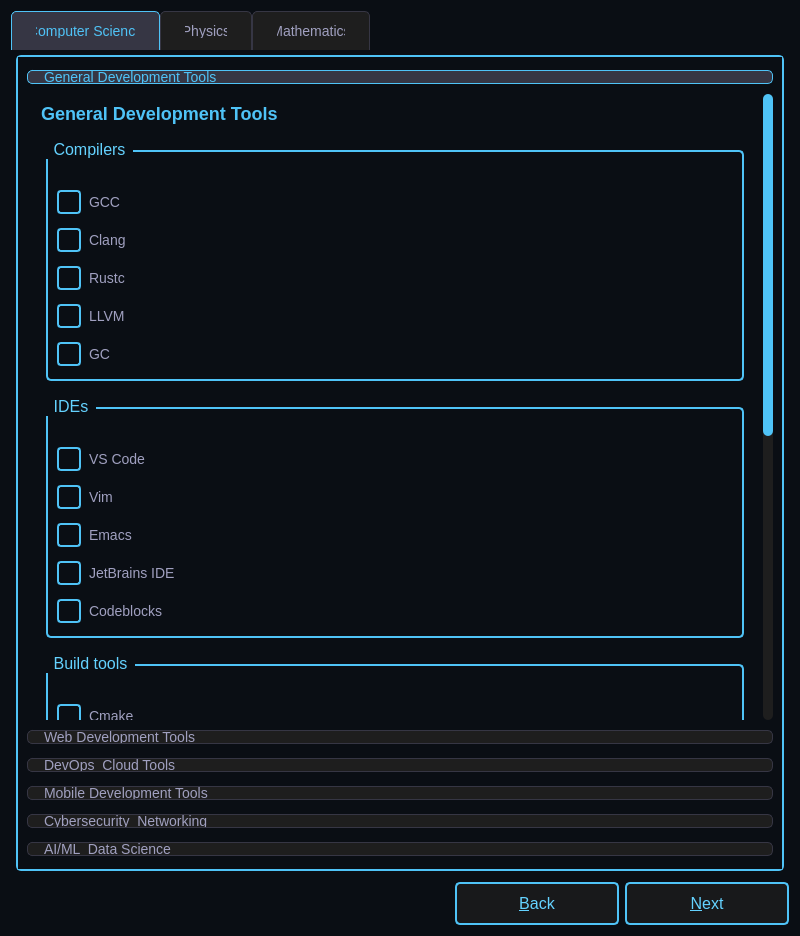
<?xml version="1.0" encoding="UTF-8"?>
<ui version="4.0">
 <class>Packages</class>
 <widget class="QWidget" name="Packages">
  <property name="geometry">
   <rect>
    <x>0</x>
    <y>0</y>
    <width>800</width>
    <height>936</height>
   </rect>
  </property>
  <property name="windowTitle">
   <string>Package Selection</string>
  </property>
  <property name="styleSheet">
   <string notr="true">
    /* Base Styles */
    QWidget {
        background-color: #0a0e14;
        color: #ffffff;
        font-family: 'SpaceMono Nerd Font';
    }
    
    /* Tab Widget */
    QTabWidget::pane {
        border: 2px solid #4fc3f7;
        border-radius: 5px;
        margin: 5px;
    }
    QTabBar::tab {
        background: #1e1e1e;
        color: #a0a0c0;
        padding: 12px 24px;
        border: 1px solid #363644;
        border-bottom: none;
        border-top-left-radius: 5px;
        border-top-right-radius: 5px;
        font-size: 14px;
    }
    QTabBar::tab:selected {
        background: #363644;
        color: #4fc3f7;
        border-color: #4fc3f7;
    }
    QTabBar::tab:hover {
        background: #2d2d39;
    }
    
    /* Group Boxes */
    QGroupBox {
        color: #64d2ff;
        font-size: 16px;
        border: 2px solid #4fc3f7;
        border-radius: 5px;
        margin: 10px;
        padding-top: 25px;
    }
    QGroupBox::title {
        subcontrol-origin: margin;
        left: 10px;
        padding: 0 5px;
    }
    
    /* Checkboxes */
    QCheckBox {
        color: #a0a0c0;
        spacing: 8px;
        font-size: 14px;
        margin: 4px 0;
    }
    QCheckBox::indicator {
        width: 20px;
        height: 20px;
        border: 2px solid #4fc3f7;
        border-radius: 4px;
    }
    QCheckBox::indicator:checked {
        background-color: #4fc3f7;
    }
    QCheckBox:hover {
        color: #ffffff;
    }
    
    /* Tool Box */
    QToolBox::tab {
        background: #1e1e1e;
        color: #a0a0c0;
        padding: 12px;
        border: 1px solid #363644;
        border-radius: 5px;
        margin: 4px 0;
        font-size: 14px;
    }
    QToolBox::tab:selected {
        background: #363644;
        color: #4fc3f7;
        border-color: #4fc3f7;
    }
    QToolBox::tab:hover {
        background: #2d2d39;
    }
    
    /* Scroll Bars */
    QScrollBar:vertical {
        background: #1e1e1e;
        width: 10px;
        border-radius: 5px;
    }
    QScrollBar::handle:vertical {
        background: #4fc3f7;
        min-height: 20px;
        border-radius: 5px;
    }
    QScrollBar::add-line:vertical, QScrollBar::sub-line:vertical {
        border: none;
        background: none;
    }
    
    /* Buttons */
    QPushButton {
        color: #64d2ff;
        background-color: rgba(30, 30, 30, 0.7);
        border: 2px solid #4fc3f7;
        border-radius: 5px;
        padding: 10px 30px;
        font-size: 16px;
        min-width: 100px;
    }
    QPushButton:hover {
        background-color: rgba(79, 195, 247, 0.2);
    }
    QPushButton:pressed {
        background-color: rgba(79, 195, 247, 0.4);
    }
   </string>
  </property>
  <layout class="QVBoxLayout" name="verticalLayout">
   <item>
    <widget class="QTabWidget" name="tabWidget">
     <property name="currentIndex">
      <number>0</number>
     </property>
     <widget class="QWidget" name="tabComputerScience">
      <attribute name="title">
       <string>Computer Science</string>
      </attribute>
      <layout class="QVBoxLayout" name="verticalLayout_CS">
       <item>
        <widget class="QToolBox" name="toolBoxCS">
         <property name="styleSheet">
          <string notr="true">
           QToolBox &gt; QWidget {
               background: #1e1e1e;
               padding: 10px;
               border: 1px solid #363644;
               border-radius: 5px;
              
           }
          </string>
         </property>
         <widget class="QWidget" name="pageGeneralDev">
          <property name="geometry">
           <rect>
            <x>0</x>
            <y>-164</y>
            <width>718</width>
            <height>1150</height>
           </rect>
          </property>
          <attribute name="label">
           <string>General Development Tools</string>
          </attribute>
          <layout class="QVBoxLayout" name="verticalLayout_GeneralDev">
           <item>
            <widget class="QLabel" name="lblGeneralDevTitle">
             <property name="styleSheet">
              <string notr="true">font-size: 18px; color: #4fc3f7; font-weight: bold; margin-bottom: 10px;</string>
             </property>
             <property name="text">
              <string>General Development Tools</string>
             </property>
            </widget>
           </item>
           <item>
            <widget class="QGroupBox" name="groupCompilers">
             <property name="title">
              <string>Compilers</string>
             </property>
             <layout class="QVBoxLayout" name="verticalLayout_Compilers">
              <item>
               <widget class="QCheckBox" name="chkGCC">
                <property name="text">
                 <string>GCC</string>
                </property>
               </widget>
              </item>
              <item>
               <widget class="QCheckBox" name="chkClang">
                <property name="text">
                 <string>Clang</string>
                </property>
               </widget>
              </item>
              <item>
               <widget class="QCheckBox" name="chkRust">
                <property name="text">
                 <string>Rustc</string>
                </property>
               </widget>
              </item>
              <item>
               <widget class="QCheckBox" name="chkllvm">
                <property name="text">
                 <string>LLVM</string>
                </property>
               </widget>
              </item>
              <item>
               <widget class="QCheckBox" name="chkgc">
                <property name="text">
                 <string>GC</string>
                </property>
               </widget>
              </item>
             </layout>
            </widget>
           </item>
           <item>
            <widget class="QGroupBox" name="groupIDEs">
             <property name="title">
              <string>IDEs</string>
             </property>
             <layout class="QVBoxLayout" name="verticalLayout_IDEs">
              <item>
               <widget class="QCheckBox" name="chkVSCode">
                <property name="text">
                 <string>VS Code</string>
                </property>
               </widget>
              </item>
              <item>
               <widget class="QCheckBox" name="chkVim">
                <property name="text">
                 <string>Vim</string>
                </property>
               </widget>
              </item>
              <item>
               <widget class="QCheckBox" name="chkEmacs">
                <property name="text">
                 <string>Emacs</string>
                </property>
               </widget>
              </item>
              <item>
               <widget class="QCheckBox" name="chkJetBrains">
                <property name="text">
                 <string>JetBrains IDE</string>
                </property>
               </widget>
              </item>
              <item>
               <widget class="QCheckBox" name="chkcodeblock">
                <property name="text">
                 <string>Codeblocks</string>
                </property>
               </widget>
              </item>
             </layout>
            </widget>
           </item>
           <item>
            <widget class="QGroupBox" name="groupBuildtools">
             <property name="title">
              <string>Build tools</string>
             </property>
             <layout class="QVBoxLayout" name="verticalLayout_Buildtools">
              <item>
               <widget class="QCheckBox" name="chkCmake">
                <property name="text">
                 <string>Cmake</string>
                </property>
               </widget>
              </item>
              <item>
               <widget class="QCheckBox" name="chkMake">
                <property name="text">
                 <string>Make</string>
                </property>
               </widget>
              </item>
              <item>
               <widget class="QCheckBox" name="chkNinja">
                <property name="text">
                 <string>Ninja</string>
                </property>
               </widget>
              </item>
              <item>
               <widget class="QCheckBox" name="chkMeson">
                <property name="text">
                 <string>Meson</string>
                </property>
               </widget>
              </item>
             </layout>
            </widget>
           </item>
           <item>
            <widget class="QGroupBox" name="groupVersionControl">
             <property name="title">
              <string>Version Control and Repository Management Tools</string>
             </property>
             <layout class="QVBoxLayout" name="verticalLayout_VersionControl">
              <item>
               <widget class="QCheckBox" name="chkgit">
                <property name="text">
                 <string>Git</string>
                </property>
               </widget>
              </item>
              <item>
               <widget class="QCheckBox" name="chkGithubCLI">
                <property name="text">
                 <string>Github CLI</string>
                </property>
               </widget>
              </item>
              <item>
               <widget class="QCheckBox" name="chkGitlabCLI">
                <property name="text">
                 <string>Gitlab CLI</string>
                </property>
               </widget>
              </item>
             </layout>
            </widget>
           </item>
           <item>
            <widget class="QGroupBox" name="groupDebugging">
             <property name="title">
              <string>Debugging tools</string>
             </property>
             <layout class="QVBoxLayout" name="verticalLayout_Debuggingtools">
              <item>
               <widget class="QCheckBox" name="chkgdb">
                <property name="text">
                 <string>GDB</string>
                </property>
               </widget>
              </item>
              <item>
               <widget class="QCheckBox" name="chkValgrind">
                <property name="text">
                 <string>Valgrind</string>
                </property>
               </widget>
              </item>
              <item>
               <widget class="QCheckBox" name="chkStrace">
                <property name="text">
                 <string>Strace</string>
                </property>
               </widget>
              </item>
             </layout>
            </widget>
           </item>
          </layout>
         </widget>
         <widget class="QWidget" name="pageWebDev">
          <property name="geometry">
           <rect>
            <x>0</x>
            <y>-83</y>
            <width>718</width>
            <height>1045</height>
           </rect>
          </property>
          <attribute name="label">
           <string>Web Development Tools</string>
          </attribute>
          <layout class="QVBoxLayout" name="verticalLayout_WebDev">
           <item>
            <widget class="QLabel" name="lblGeneralDevTitle">
             <property name="styleSheet">
              <string notr="true">font-size: 18px; color: #4fc3f7; font-weight: bold; margin-bottom: 10px;</string>
             </property>
             <property name="text">
              <string>Web Development Tools</string>
             </property>
            </widget>
           </item>
           <item>
            <widget class="QGroupBox" name="groupLanguage">
             <property name="title">
              <string>Language</string>
             </property>
             <layout class="QVBoxLayout" name="verticalLayout_Language">
              <item>
               <widget class="QCheckBox" name="chkJava">
                <property name="text">
                 <string>Java</string>
                </property>
               </widget>
              </item>
              <item>
               <widget class="QCheckBox" name="chkPHP">
                <property name="text">
                 <string>PHP</string>
                </property>
               </widget>
              </item>
              <item>
               <widget class="QCheckBox" name="chkPython3">
                <property name="text">
                 <string>Python 3</string>
                </property>
               </widget>
              </item>
              <item>
               <widget class="QCheckBox" name="chkGo">
                <property name="text">
                 <string>Go</string>
                </property>
               </widget>
              </item>
              <item>
               <widget class="QCheckBox" name="chkRustWeb">
                <property name="text">
                 <string>Rust</string>
                </property>
               </widget>
              </item>
             </layout>
            </widget>
           </item>
           <item>
            <widget class="QGroupBox" name="groupPackageManagers">
             <property name="title">
              <string>Package Managers</string>
             </property>
             <layout class="QVBoxLayout" name="verticalLayout_PackageManagers">
              <item>
               <widget class="QCheckBox" name="chkNpm">
                <property name="text">
                 <string>npm (for React, Node.js, Angular)</string>
                </property>
               </widget>
              </item>
              <item>
               <widget class="QCheckBox" name="chkPip">
                <property name="text">
                 <string>pip (for Django, Flask)</string>
                </property>
               </widget>
              </item>
              <item>
               <widget class="QCheckBox" name="chkPHPComposer">
                <property name="text">
                 <string>PHP Composer (for Laravel, Symfony)</string>
                </property>
               </widget>
              </item>
              <item>
               <widget class="QCheckBox" name="chkMaven">
                <property name="text">
                 <string>Maven (for Spring Boot)</string>
                </property>
               </widget>
              </item>
              <item>
               <widget class="QCheckBox" name="chkGin">
                <property name="text">
                 <string>Gin (for Gin Web Framework)</string>
                </property>
               </widget>
              </item>
              <item>
               <widget class="QCheckBox" name="chkCargo">
                <property name="text">
                 <string>Cargo (for Rust)</string>
                </property>
               </widget>
              </item>
              <item>
               <widget class="QCheckBox" name="chkRestfulAPI">
                <property name="text">
                 <string>Restful API Tools</string>
                </property>
               </widget>
              </item>
             </layout>
            </widget>
           </item>
           <item>
            <widget class="QGroupBox" name="groupTesting">
             <property name="title">
              <string>Testing</string>
             </property>
             <layout class="QVBoxLayout" name="verticalLayout_Testing">
              <item>
               <widget class="QCheckBox" name="chkSelenium">
                <property name="text">
                 <string>Selenium</string>
                </property>
               </widget>
              </item>
              <item>
               <widget class="QCheckBox" name="chkJest">
                <property name="text">
                 <string>Jest</string>
                </property>
               </widget>
              </item>
              <item>
               <widget class="QCheckBox" name="chkCypress">
                <property name="text">
                 <string>Cypress</string>
                </property>
               </widget>
              </item>
             </layout>
            </widget>
           </item>
           <item>
            <widget class="QGroupBox" name="groupDatabase">
             <property name="title">
              <string>Database</string>
             </property>
             <layout class="QVBoxLayout" name="verticalLayout_Database">
              <item>
               <widget class="QCheckBox" name="chkMySQL">
                <property name="text">
                 <string>MySQL</string>
                </property>
               </widget>
              </item>
              <item>
               <widget class="QCheckBox" name="chkMariaDB">
                <property name="text">
                 <string>MariaDB</string>
                </property>
               </widget>
              </item>
              <item>
               <widget class="QCheckBox" name="chkMongoDB">
                <property name="text">
                 <string>MongoDB</string>
                </property>
               </widget>
              </item>
              <item>
               <widget class="QCheckBox" name="chkSQLite">
                <property name="text">
                 <string>SQLite</string>
                </property>
               </widget>
              </item>
             </layout>
            </widget>
           </item>
          </layout>
         </widget>
         <widget class="QWidget" name="pageDevOpsCloud">
          <property name="geometry">
           <rect>
            <x>0</x>
            <y>0</y>
            <width>718</width>
            <height>779</height>
           </rect>
          </property>
          <attribute name="label">
           <string>DevOps &amp; Cloud Tools</string>
          </attribute>
          <layout class="QVBoxLayout" name="verticalLayout_DevOpsCloud">
           <item>
            <widget class="QLabel" name="lblDevOpsTitle">
             <property name="styleSheet">
              <string notr="true">font-size: 18px; color: #4fc3f7; font-weight: bold; margin-bottom: 10px;</string>
             </property>
             <property name="text">
              <string>DevOps &amp; Cloud Tools</string>
             </property>
            </widget>
           </item>
           <item>
            <widget class="QGroupBox" name="groupContainer">
             <property name="title">
              <string>Containers</string>
             </property>
             <layout class="QVBoxLayout" name="verticalLayout_Container">
              <item>
               <widget class="QCheckBox" name="chkDocker">
                <property name="text">
                 <string>Docker</string>
                </property>
               </widget>
              </item>
              <item>
               <widget class="QCheckBox" name="chkPodman">
                <property name="text">
                 <string>Podman</string>
                </property>
               </widget>
              </item>
              <item>
               <widget class="QCheckBox" name="chkKubernetes">
                <property name="text">
                 <string>Kubernetes</string>
                </property>
               </widget>
              </item>
             </layout>
            </widget>
           </item>
           <item>
            <widget class="QGroupBox" name="groupIac">
             <property name="title">
              <string>Infrastructure as Code (IaC)</string>
             </property>
             <layout class="QVBoxLayout" name="verticalLayout_Iac">
              <item>
               <widget class="QCheckBox" name="chkTerraform">
                <property name="text">
                 <string>Terraform</string>
                </property>
               </widget>
              </item>
              <item>
               <widget class="QCheckBox" name="chkAnsible">
                <property name="text">
                 <string>Ansible</string>
                </property>
               </widget>
              </item>
             </layout>
            </widget>
           </item>
           <item>
            <widget class="QGroupBox" name="groupCloudTools">
             <property name="title">
              <string>Cloud Tools</string>
             </property>
             <layout class="QVBoxLayout" name="verticalLayout_CloudTools">
              <item>
               <widget class="QCheckBox" name="chkAWSCLI">
                <property name="text">
                 <string>AWS CLI</string>
                </property>
               </widget>
              </item>
              <item>
               <widget class="QCheckBox" name="chkAzureCLI">
                <property name="text">
                 <string>Azure CLI</string>
                </property>
               </widget>
              </item>
              <item>
               <widget class="QCheckBox" name="chkGoogleCloudSDK">
                <property name="text">
                 <string>Google Cloud SDK</string>
                </property>
               </widget>
              </item>
             </layout>
            </widget>
           </item>
           <item>
            <widget class="QGroupBox" name="groupMonitoring">
             <property name="title">
              <string>Monitoring</string>
             </property>
             <layout class="QVBoxLayout" name="verticalLayout_Monitoring">
              <item>
               <widget class="QCheckBox" name="chkGrafana">
                <property name="text">
                 <string>Grafana</string>
                </property>
               </widget>
              </item>
              <item>
               <widget class="QCheckBox" name="chkNagios">
                <property name="text">
                 <string>Nagios</string>
                </property>
               </widget>
              </item>
              <item>
               <widget class="QCheckBox" name="chkPrometheus">
                <property name="text">
                 <string>Prometheus</string>
                </property>
               </widget>
              </item>
              <item>
               <widget class="QCheckBox" name="chkMonitoringSQLite">
                <property name="text">
                 <string>SQLite</string>
                </property>
               </widget>
              </item>
             </layout>
            </widget>
           </item>
          </layout>
         </widget>
         <widget class="QWidget" name="pageMobileDev">
          <property name="geometry">
           <rect>
            <x>0</x>
            <y>0</y>
            <width>728</width>
            <height>570</height>
           </rect>
          </property>
          <attribute name="label">
           <string>Mobile Development Tools</string>
          </attribute>
          <layout class="QVBoxLayout" name="verticalLayout_MobileDev">
           <item>
            <widget class="QGroupBox" name="groupMobileDev">
             <property name="title">
              <string>Mobile Development Tools</string>
             </property>
             <layout class="QVBoxLayout" name="verticalLayout_MobileDevTools">
              <item>
               <widget class="QCheckBox" name="chkAndroidStudio">
                <property name="text">
                 <string>Android Studio</string>
                </property>
               </widget>
              </item>
              <item>
               <widget class="QCheckBox" name="chkKotlin">
                <property name="text">
                 <string>Kotlin</string>
                </property>
               </widget>
              </item>
              <item>
               <widget class="QCheckBox" name="chkReactNative">
                <property name="text">
                 <string>React Native</string>
                </property>
               </widget>
              </item>
             </layout>
            </widget>
           </item>
          </layout>
         </widget>
         <widget class="QWidget" name="pageCyberSecurityNetworking">
          <property name="geometry">
           <rect>
            <x>0</x>
            <y>0</y>
            <width>718</width>
            <height>669</height>
           </rect>
          </property>
          <attribute name="label">
           <string>Cybersecurity &amp; Networking</string>
          </attribute>
          <layout class="QVBoxLayout" name="verticalLayout_CyberSecNet">
           <item>
            <widget class="QGroupBox" name="groupNetworkAnalysis">
             <property name="title">
              <string>Network Analysis</string>
             </property>
             <layout class="QVBoxLayout" name="verticalLayout_NetworkAnalysis">
              <item>
               <widget class="QCheckBox" name="chkWireshark">
                <property name="text">
                 <string>Wireshark</string>
                </property>
               </widget>
              </item>
              <item>
               <widget class="QCheckBox" name="chkNmap">
                <property name="text">
                 <string>Nmap</string>
                </property>
               </widget>
              </item>
              <item>
               <widget class="QCheckBox" name="chkOpenVPN">
                <property name="text">
                 <string>OpenVPN</string>
                </property>
               </widget>
              </item>
              <item>
               <widget class="QCheckBox" name="chkNetcat">
                <property name="text">
                 <string>Netcat</string>
                </property>
               </widget>
              </item>
              <item>
               <widget class="QCheckBox" name="chkCurl">
                <property name="text">
                 <string>cURL</string>
                </property>
               </widget>
              </item>
              <item>
               <widget class="QCheckBox" name="chkWget">
                <property name="text">
                 <string>Wget</string>
                </property>
               </widget>
              </item>
              <item>
               <widget class="QCheckBox" name="chkWireguard">
                <property name="text">
                 <string>WireGuard</string>
                </property>
               </widget>
              </item>
             </layout>
            </widget>
           </item>
           <item>
            <widget class="QGroupBox" name="groupPentesting">
             <property name="title">
              <string>Pentesting</string>
             </property>
             <layout class="QVBoxLayout" name="verticalLayout_Pentesting">
              <item>
               <widget class="QCheckBox" name="chkMetasploit">
                <property name="text">
                 <string>Metasploit</string>
                </property>
               </widget>
              </item>
              <item>
               <widget class="QCheckBox" name="chkBurpsuite">
                <property name="text">
                 <string>Burp Suite</string>
                </property>
               </widget>
              </item>
              <item>
               <widget class="QCheckBox" name="chkJohnTheRipper">
                <property name="text">
                 <string>John the Ripper</string>
                </property>
               </widget>
              </item>
             </layout>
            </widget>
           </item>
           <item>
            <widget class="QGroupBox" name="groupSecurityTools">
             <property name="title">
              <string>Security Tools</string>
             </property>
             <layout class="QVBoxLayout" name="verticalLayout_SecurityTools">
              <item>
               <widget class="QCheckBox" name="chkAircrack">
                <property name="text">
                 <string>Aircrack-ng</string>
                </property>
               </widget>
              </item>
              <item>
               <widget class="QCheckBox" name="chkHashcat">
                <property name="text">
                 <string>Hashcat</string>
                </property>
               </widget>
              </item>
             </layout>
            </widget>
           </item>
          </layout>
         </widget>
         <widget class="QWidget" name="pageMLAIDatascience">
          <property name="geometry">
           <rect>
            <x>0</x>
            <y>0</y>
            <width>718</width>
            <height>669</height>
           </rect>
          </property>
          <attribute name="label">
           <string>AI/ML &amp; Data Science</string>
          </attribute>
          <layout class="QVBoxLayout" name="verticalLayout_MLAIDatascience">
           <item>
            <widget class="QGroupBox" name="groupPythonLibraries">
             <property name="title">
              <string>Python Libraries &amp; Frameworks</string>
             </property>
             <layout class="QVBoxLayout" name="verticalLayout_PythonLibraries">
              <item>
               <widget class="QCheckBox" name="chkScikitLearn">
                <property name="text">
                 <string>scikit-learn</string>
                </property>
               </widget>
              </item>
              <item>
               <widget class="QCheckBox" name="chkTensorFlow">
                <property name="text">
                 <string>TensorFlow</string>
                </property>
               </widget>
              </item>
              <item>
               <widget class="QCheckBox" name="chkPyTorch">
                <property name="text">
                 <string>PyTorch</string>
                </property>
               </widget>
              </item>
              <item>
               <widget class="QCheckBox" name="chkPandas">
                <property name="text">
                 <string>Pandas</string>
                </property>
               </widget>
              </item>
              <item>
               <widget class="QCheckBox" name="chkNumPy">
                <property name="text">
                 <string>NumPy</string>
                </property>
               </widget>
              </item>
             </layout>
            </widget>
           </item>
           <item>
            <widget class="QGroupBox" name="groupDataVisualization">
             <property name="title">
              <string>Data Visualization</string>
             </property>
             <layout class="QVBoxLayout" name="verticalLayout_DataViz">
              <item>
               <widget class="QCheckBox" name="chkMatplotlib">
                <property name="text">
                 <string>Matplotlib</string>
                </property>
               </widget>
              </item>
              <item>
               <widget class="QCheckBox" name="chkSeaborn">
                <property name="text">
                 <string>Seaborn</string>
                </property>
               </widget>
              </item>
              <item>
               <widget class="QCheckBox" name="chkPlotly">
                <property name="text">
                 <string>Plotly</string>
                </property>
               </widget>
              </item>
             </layout>
            </widget>
           </item>
           <item>
            <widget class="QGroupBox" name="groupBigDataRTools">
             <property name="title">
              <string>Big Data &amp; R Tools</string>
             </property>
             <layout class="QVBoxLayout" name="verticalLayout_BigDataR">
              <item>
               <widget class="QCheckBox" name="chkSpark">
                <property name="text">
                 <string>Apache Spark</string>
                </property>
               </widget>
              </item>
              <item>
               <widget class="QCheckBox" name="chkHadoop">
                <property name="text">
                 <string>Hadoop</string>
                </property>
               </widget>
              </item>
              <item>
               <widget class="QCheckBox" name="chkRStudio">
                <property name="text">
                 <string>RStudio</string>
                </property>
               </widget>
              </item>
              <item>
               <widget class="QCheckBox" name="chkCaret">
                <property name="text">
                 <string>caret</string>
                </property>
               </widget>
              </item>
             </layout>
            </widget>
           </item>
          </layout>
         </widget>
        </widget>
       </item>
      </layout>
     </widget>
     <widget class="QWidget" name="tabPhysics">
      <attribute name="title">
       <string>Physics</string>
      </attribute>
      <layout class="QVBoxLayout" name="verticalLayout_Physics">
       <item>
        <widget class="QGroupBox" name="groupComputationPhysics">
         <property name="title">
          <string>Computation Physics</string>
         </property>
         <layout class="QVBoxLayout" name="verticalLayout_ComputationPhysics">
          <item>
           <widget class="QCheckBox" name="chkROOT">
            <property name="text">
             <string>ROOT</string>
            </property>
           </widget>
          </item>
          <item>
           <widget class="QCheckBox" name="chkGeant4">
            <property name="text">
             <string>Geant4</string>
            </property>
           </widget>
          </item>
          <item>
           <widget class="QCheckBox" name="chkOpenFOAM">
            <property name="text">
             <string>OpenFOAM</string>
            </property>
           </widget>
          </item>
          <item>
           <widget class="QCheckBox" name="chkLAMMPS">
            <property name="text">
             <string>LAMMPS</string>
            </property>
           </widget>
          </item>
          <item>
           <widget class="QCheckBox" name="chkQuantumEspresso">
            <property name="text">
             <string>Quantum Espresso</string>
            </property>
           </widget>
          </item>
         </layout>
        </widget>
       </item>
       <item>
        <widget class="QGroupBox" name="groupSimulationModelling">
         <property name="title">
          <string>Simulation and Modelling</string>
         </property>
         <layout class="QVBoxLayout" name="verticalLayout_SimulationModelling">
          <item>
           <widget class="QCheckBox" name="chkGromacs">
            <property name="text">
             <string>Gromacs</string>
            </property>
           </widget>
          </item>
          <item>
           <widget class="QCheckBox" name="chkParaView">
            <property name="text">
             <string>ParaView</string>
            </property>
           </widget>
          </item>
          <item>
           <widget class="QCheckBox" name="chkBlender">
            <property name="text">
             <string>Blender</string>
            </property>
           </widget>
          </item>
          <item>
           <widget class="QCheckBox" name="chkSimulation">
            <property name="text">
             <string>Simulation Tools</string>
            </property>
           </widget>
          </item>
         </layout>
        </widget>
       </item>
       <item>
        <widget class="QGroupBox" name="groupAstronomy">
         <property name="title">
          <string>Astronomy and Astrophysics Tools</string>
         </property>
         <layout class="QVBoxLayout" name="verticalLayout_Astronomy">
          <item>
           <widget class="QCheckBox" name="chkStellarium">
            <property name="text">
             <string>Stellarium</string>
            </property>
           </widget>
          </item>
          <item>
           <widget class="QCheckBox" name="chkAstroPy">
            <property name="text">
             <string>AstroPy</string>
            </property>
           </widget>
          </item>
          <item>
           <widget class="QCheckBox" name="chkSAOImageDS9">
            <property name="text">
             <string>SAOImage DS9</string>
            </property>
           </widget>
          </item>
          <item>
           <widget class="QCheckBox" name="chkCelestia">
            <property name="text">
             <string>Celestia</string>
            </property>
           </widget>
          </item>
         </layout>
        </widget>
       </item>
      </layout>
     </widget>
     <widget class="QWidget" name="tabMathematics">
      <attribute name="title">
       <string>Mathematics</string>
      </attribute>
      <layout class="QVBoxLayout" name="verticalLayout_Mathematics">
       <item>
        <widget class="QGroupBox" name="groupSymbolicComputation">
         <property name="title">
          <string>Symbolic and Numerical Computation</string>
         </property>
         <layout class="QVBoxLayout" name="verticalLayout_SymbolicComputation">
          <item>
           <widget class="QCheckBox" name="chkSageMath">
            <property name="text">
             <string>SageMath</string>
            </property>
           </widget>
          </item>
          <item>
           <widget class="QCheckBox" name="chkMaxima">
            <property name="text">
             <string>Maxima</string>
            </property>
           </widget>
          </item>
          <item>
           <widget class="QCheckBox" name="chkSympy">
            <property name="text">
             <string>Sympy</string>
            </property>
           </widget>
          </item>
          <item>
           <widget class="QCheckBox" name="chkOctave">
            <property name="text">
             <string>Octave</string>
            </property>
           </widget>
          </item>
         </layout>
        </widget>
       </item>
       <item>
        <widget class="QGroupBox" name="groupStatisticalAnalysis">
         <property name="title">
          <string>Statistical Analysis</string>
         </property>
         <layout class="QVBoxLayout" name="verticalLayout_StatisticalAnalysis">
          <item>
           <widget class="QCheckBox" name="chkR">
            <property name="text">
             <string>R</string>
            </property>
           </widget>
          </item>
          <item>
           <widget class="QCheckBox" name="chkJupyterNotebook">
            <property name="text">
             <string>Jupyter Notebook</string>
            </property>
           </widget>
          </item>
          <item>
           <widget class="QCheckBox" name="chkPSPP">
            <property name="text">
             <string>PSPP</string>
            </property>
           </widget>
          </item>
          <item>
           <widget class="QCheckBox" name="chkGretl">
            <property name="text">
             <string>Gretl</string>
            </property>
           </widget>
          </item>
         </layout>
        </widget>
       </item>
       <item>
        <widget class="QGroupBox" name="groupVisualization">
         <property name="title">
          <string>Visualization</string>
         </property>
         <layout class="QVBoxLayout" name="verticalLayout_Visualization">
          <item>
           <widget class="QCheckBox" name="chkGnuplot">
            <property name="text">
             <string>Gnuplot</string>
            </property>
           </widget>
          </item>
          <item>
           <widget class="QCheckBox" name="chkMatplotlib">
            <property name="text">
             <string>Matplotlib</string>
            </property>
           </widget>
          </item>
         </layout>
        </widget>
       </item>
       <item>
        <widget class="QGroupBox" name="groupTypesettingPublishing">
         <property name="title">
          <string>Typesetting and Publishing</string>
         </property>
         <layout class="QVBoxLayout" name="verticalLayout_TypesettingPublishing">
          <item>
           <widget class="QCheckBox" name="chkTeXmaker">
            <property name="text">
             <string>TeXmaker</string>
            </property>
           </widget>
          </item>
          <item>
           <widget class="QCheckBox" name="chkLyX">
            <property name="text">
             <string>LyX</string>
            </property>
           </widget>
          </item>
          <item>
           <widget class="QCheckBox" name="chkTeXstudio">
            <property name="text">
             <string>TeXstudio</string>
            </property>
           </widget>
          </item>
          <item>
           <widget class="QCheckBox" name="chkZotero">
            <property name="text">
             <string>Zotero</string>
            </property>
           </widget>
          </item>
         </layout>
        </widget>
       </item>
      </layout>
     </widget>
    </widget>
   </item>
   <item>
    <layout class="QHBoxLayout" name="horizontalLayoutButtons">
     <item>
      <spacer name="horizontalSpacer">
       <property name="orientation">
        <enum>Qt::Orientation::Horizontal</enum>
       </property>
       <property name="sizeHint" stdset="0">
        <size>
         <width>0</width>
         <height>0</height>
        </size>
       </property>
      </spacer>
     </item>
     <item>
      <widget class="QPushButton" name="btnBack">
       <property name="text">
        <string>&amp;Back</string>
       </property>
      </widget>
     </item>
     <item>
      <widget class="QPushButton" name="package_btn">
       <property name="text">
        <string>&amp;Next</string>
       </property>
      </widget>
     </item>
    </layout>
   </item>
  </layout>
 </widget>
 <resources/>
 <connections/>
</ui>
